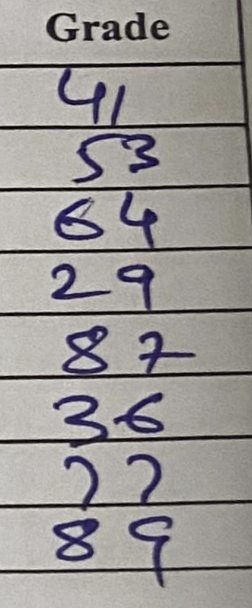
#> input picture images/handwritten_img/Screenshot 2023-10-14 at 10.48.19 AM.png, 252 x 608 px, found by its file name
$ python vertical_section_extractor.py
#> lines starting #> are read from the running program, lines starting #| are printed output that depends on the picture; after the words box and inside, x2 and y2 are one past the last pixel; in counts of white or black regions, pixels touching at a corner belong together
import cv2

class RemoveVerticalLines:
    def __init__(self, image_path):
        self.image = cv2.imread(image_path)
#> self.image is the input picture: shape (608, 252, 3); mean B, G, R 149.4, 151.2, 154.7

    def process_image(self):
        gray = cv2.cvtColor(self.image, cv2.COLOR_BGR2GRAY)
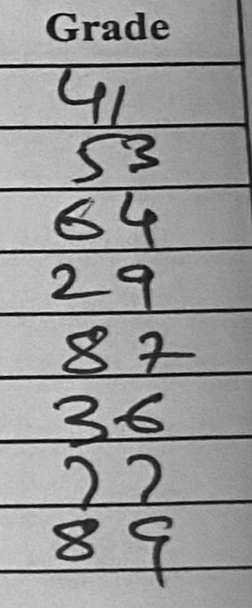
#> gray: shape (608, 252); min 1, max 233, mean 152.1
        thresh = cv2.threshold(gray, 0, 255, cv2.THRESH_BINARY_INV + cv2.THRESH_OTSU)[1]
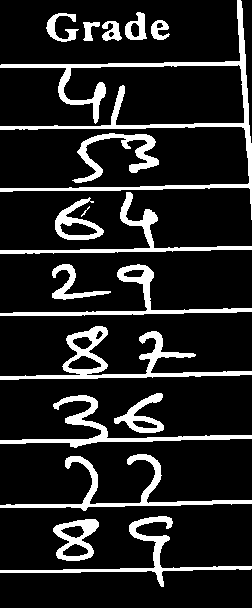
#> thresh: shape (608, 252); 14.1% white; 18 white regions, largest, box (x1, y1, x2, y2) and area: (0, 0, 252, 220) 4721, (0, 326, 252, 380) 2624, (0, 454, 252, 511) 1925

        # Define a vertical kernel for erosion and dilation
        vertical_kernel = cv2.getStructuringElement(cv2.MORPH_RECT, (1, 25))

        # Erosion to remove vertical lines
        removed_vertical_lines = cv2.erode(thresh, vertical_kernel, iterations=1)
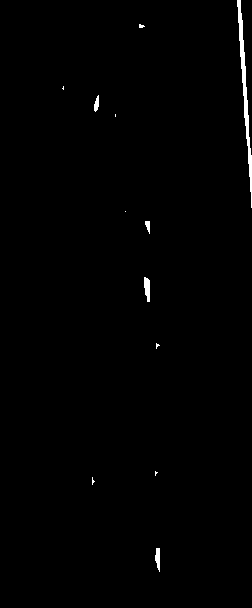
#> removed_vertical_lines: shape (608, 252); 0.7% white; 12 white regions (7 under 20 px), largest, box (x1, y1, x2, y2) and area: (237, 0, 252, 208) 713, (144, 277, 150, 302) 116, (155, 548, 160, 572) 87, (94, 95, 99, 112) 57, (145, 221, 150, 234) 43

        # Dilation to recover the remaining content
        result = cv2.dilate(removed_vertical_lines, vertical_kernel, iterations=1)
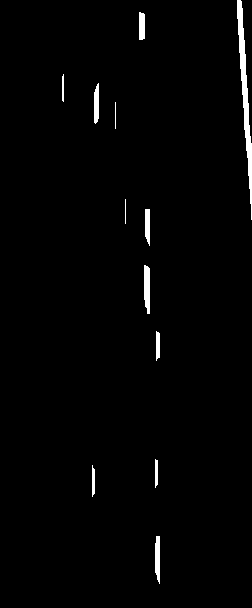
#> result: shape (608, 252); 1.5% white; 12 white regions, largest, box (x1, y1, x2, y2) and area: (237, 0, 252, 220) 1025, (144, 265, 150, 314) 260, (155, 536, 160, 584) 207

        return result

    def save_processed_image(self, output_path):
        processed_image = self.process_image()
        cv2.imwrite(output_path, processed_image)

if __name__ == "__main__":
    input_image_path = '/Users/vansh/PycharmProjects/Text-Extractor/images/handwritten_img/Screenshot 2023-10-14 at 10.48.19 AM.png'
    output_image_path = '/Users/vansh/PycharmProjects/Text-Extractor/text-image-processing/processed_image/result_vertical.png'

    image_processor = RemoveVerticalLines(input_image_path)
    image_processor.save_processed_image(output_image_path)

$ run again, with images/handwritten_img/Screenshot 2023-10-17 at 9.11.33 AM.png copied over images/handwritten_img/Screenshot 2023-10-14 at 10.48.19 AM.png
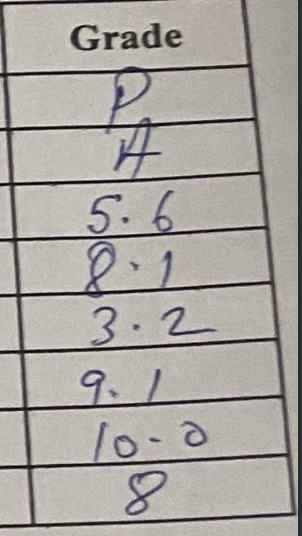
#> input picture images/handwritten_img/Screenshot 2023-10-17 at 9.11.33 AM.png, 302 x 536 px, found by its file name
#> in __init__, self.image is the input picture: shape (536, 302, 3); mean B, G, R 160.4, 165.3, 170.4
#> in process_image, `thresh = cv2.threshold(gray, 0, 255, cv2.THRESH_BINARY_INV + cv2.THRES..`:
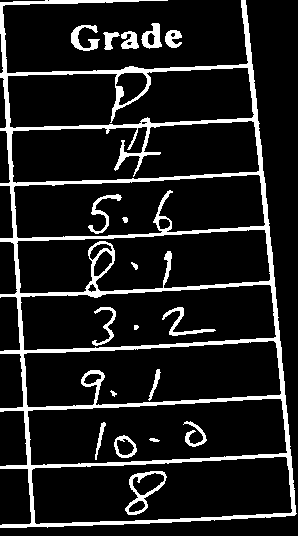
#> thresh: shape (536, 302); 13.2% white; 20 white regions, largest, box (x1, y1, x2, y2) and area: (0, 0, 297, 528) 15939, (298, 0, 302, 536) 2144, (125, 471, 167, 515) 487
#> removed_vertical_lines: shape (536, 302); 2.9% white; 7 white regions (4 under 20 px), largest, box (x1, y1, x2, y2) and area: (298, 0, 302, 536) 2144, (0, 14, 34, 515) 1400, (242, 0, 295, 504) 1207
#> in process_image, `result = cv2.dilate(removed_vertical_lines, vertical_kernel, iteration..`:
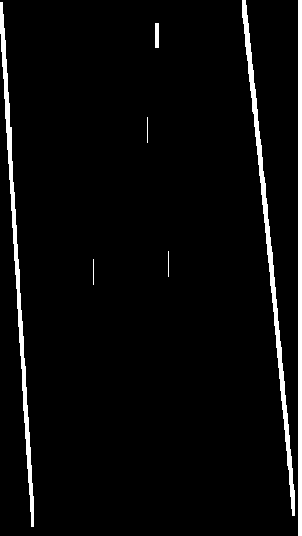
#> result: shape (536, 302); 4.3% white; 7 white regions, largest, box (x1, y1, x2, y2) and area: (242, 0, 295, 516) 2431, (0, 2, 34, 527) 2216, (298, 0, 302, 536) 2144
